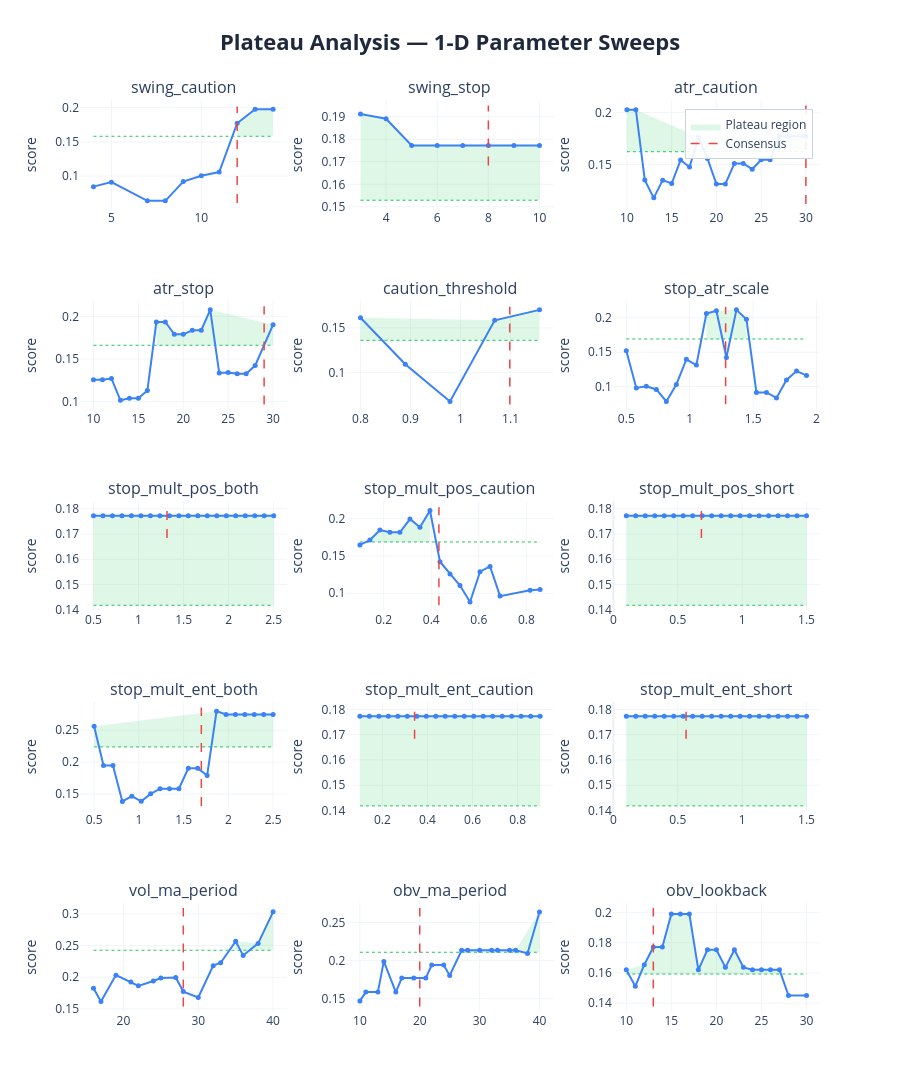

This figure's notebook cell:
### Markdown cell above
### 1-D sweep charts:
| Element | Meaning | Good | Bad |
|---------|---------|------|-----|
| **Blue curve** | Composite score at each value of the parameter, with all others held at consensus | Flat-topped curve — performance is insensitive to the exact value | Narrow spike — optimizer latched onto one specific value, everything nearby is worse |
| **Red dashed line** | Where the consensus value sits | On the flat top of the curve | On a steep slope or at the edge of a cliff |
| **Green dashed line** | Cutoff at 80% of peak score — the boundary between plateau and non-plateau | Blue curve stays above this line across most of the range | Blue curve dips below it quickly either side of the peak |
| **Green shading** | Plateau region — all values where the score stays within 20% of the peak | Wide green band spanning most of the range (robust) | Thin sliver or no shading at all (fragile/overfit) |

 If concensus on steep slope: parameter **REGIME SENSITIVE** - do not fix, backtests are disagreeing, want to fix parameters on flat top.

### Code cell
# ── visual sweep curves ───────────────────────────────────────────────────
plot_plateau_analysis(
    sweep_results    = sweep_results,
    consensus_params = results['consensus_params'],
    param_defs       = PARAM_DEFS,
    fixed_params     = FIXED_PARAMS,
    threshold        = 0.20,
    show             = False,
    save_html        = None,
)

### Figure 1 — Plotly figure (JSON) as saved in the notebook; plotly's stock layout.template omitted (floating-point values rounded to 4 significant figures)
{"data": [{"fill": "toself", "fillcolor": "rgba(34, 197, 94, 0.15)", "hoverinfo": "skip", "line": {"color": "rgba(0,0,0,0)"}, "name": "Plateau region", "showlegend": true, "type": "scatter", "x": [12, 13, 14, 14, 13, 12], "xaxis": "x", "y": [0.1772, 0.1977, 0.1977, 0.1582, 0.1582, 0.1582], "yaxis": "y"}, {"hoverinfo": "skip", "line": {"color": "#22c55e", "dash": "dot", "width": 1}, "mode": "lines", "showlegend": false, "type": "scatter", "x": [4, 14], "xaxis": "x", "y": [0.1582, 0.1582], "yaxis": "y"}, {"hovertemplate": "<b>swing_caution</b><br>Value: %{x:.4g}<br>Score: %{y:.4f}<br><extra></extra>", "line": {"color": "#3b82f6", "width": 2}, "marker": {"size": 5}, "mode": "lines+markers", "name": "swing_caution", "showlegend": false, "type": "scatter", "x": [4, 5, 7, 8, 9, 10, 11, 12, 13, 14], "xaxis": "x", "y": [0.08454, 0.09114, 0.06378, 0.06378, 0.09188, 0.1004, 0.1058, 0.1772, 0.1977, 0.1977], "yaxis": "y"}, {"hoverinfo": "skip", "line": {"color": "#ef4444", "dash": "dash", "width": 1.5}, "mode": "lines", "name": "Consensus", "showlegend": true, "type": "scatter", "x": [12, 12], "xaxis": "x", "y": [0.06059, 0.2017], "yaxis": "y"}, {"fill": "toself", "fillcolor": "rgba(34, 197, 94, 0.15)", "hoverinfo": "skip", "line": {"color": "rgba(0,0,0,0)"}, "name": "Plateau region", "showlegend": false, "type": "scatter", "x": [3, 4, 5, 6, 7, 8, 9, 10, 10, 9, 8, 7, 6, 5, 4, 3], "xaxis": "x2", "y": [0.1912, 0.1891, 0.1772, 0.1772, 0.1772, 0.1772, 0.1772, 0.1772, 0.1529, 0.1529, 0.1529, 0.1529, 0.1529, 0.1529, 0.1529, 0.1529], "yaxis": "y2"}, {"hoverinfo": "skip", "line": {"color": "#22c55e", "dash": "dot", "width": 1}, "mode": "lines", "showlegend": false, "type": "scatter", "x": [3, 10], "xaxis": "x2", "y": [0.1529, 0.1529], "yaxis": "y2"}, {"hovertemplate": "<b>swing_stop</b><br>Value: %{x:.4g}<br>Score: %{y:.4f}<br><extra></extra>", "line": {"color": "#3b82f6", "width": 2}, "marker": {"size": 5}, "mode": "lines+markers", "name": "swing_stop", "showlegend": false, "type": "scatter", "x": [3, 4, 5, 6, 7, 8, 9, 10], "xaxis": "x2", "y": [0.1912, 0.1891, 0.1772, 0.1772, 0.1772, 0.1772, 0.1772, 0.1772], "yaxis": "y2"}, {"hoverinfo": "skip", "line": {"color": "#ef4444", "dash": "dash", "width": 1.5}, "mode": "lines", "name": "Consensus", "showlegend": false, "type": "scatter", "x": [8, 8], "xaxis": "x2", "y": [0.1684, 0.195], "yaxis": "y2"}, {"fill": "toself", "fillcolor": "rgba(34, 197, 94, 0.15)", "hoverinfo": "skip", "line": {"color": "rgba(0,0,0,0)"}, "name": "Plateau region", "showlegend": false, "type": "scatter", "x": [10, 11, 18, 27, 28, 30, 30, 28, 27, 18, 11, 10], "xaxis": "x3", "y": [0.2027, 0.2028, 0.1762, 0.1772, 0.1772, 0.1772, 0.1623, 0.1623, 0.1623, 0.1623, 0.1623, 0.1623], "yaxis": "y3"}, {"hoverinfo": "skip", "line": {"color": "#22c55e", "dash": "dot", "width": 1}, "mode": "lines", "showlegend": false, "type": "scatter", "x": [10, 30], "xaxis": "x3", "y": [0.1623, 0.1623], "yaxis": "y3"}, {"hovertemplate": "<b>atr_caution</b><br>Value: %{x:.4g}<br>Score: %{y:.4f}<br><extra></extra>", "line": {"color": "#3b82f6", "width": 2}, "marker": {"size": 5}, "mode": "lines+markers", "name": "atr_caution", "showlegend": false, "type": "scatter", "x": [10, 11, 12, 13, 14, 15, 16, 17, 18, 19, 20, 21, 22, 23, 24, 25, 26, 27, 28, 30], "xaxis": "x3", "y": [0.2027, 0.2028, 0.1349, 0.1177, 0.1348, 0.1316, 0.1542, 0.1475, 0.1762, 0.1558, 0.131, 0.131, 0.1509, 0.1509, 0.1454, 0.1544, 0.1544, 0.1772, 0.1772, 0.1772], "yaxis": "y3"}, {"hoverinfo": "skip", "line": {"color": "#ef4444", "dash": "dash", "width": 1.5}, "mode": "lines", "name": "Consensus", "showlegend": false, "type": "scatter", "x": [30, 30], "xaxis": "x3", "y": [0.1118, 0.2069], "yaxis": "y3"}, {"fill": "toself", "fillcolor": "rgba(34, 197, 94, 0.15)", "hoverinfo": "skip", "line": {"color": "rgba(0,0,0,0)"}, "name": "Plateau region", "showlegend": false, "type": "scatter", "x": [17, 18, 19, 20, 21, 22, 23, 30, 30, 23, 22, 21, 20, 19, 18, 17], "xaxis": "x4", "y": [0.1934, 0.1934, 0.1789, 0.1789, 0.1838, 0.1838, 0.2077, 0.1903, 0.1662, 0.1662, 0.1662, 0.1662, 0.1662, 0.1662, 0.1662, 0.1662], "yaxis": "y4"}, {"hoverinfo": "skip", "line": {"color": "#22c55e", "dash": "dot", "width": 1}, "mode": "lines", "showlegend": false, "type": "scatter", "x": [10, 30], "xaxis": "x4", "y": [0.1662, 0.1662], "yaxis": "y4"}, {"hovertemplate": "<b>atr_stop</b><br>Value: %{x:.4g}<br>Score: %{y:.4f}<br><extra></extra>", "line": {"color": "#3b82f6", "width": 2}, "marker": {"size": 5}, "mode": "lines+markers", "name": "atr_stop", "showlegend": false, "type": "scatter", "x": [10, 11, 12, 13, 14, 15, 16, 17, 18, 19, 20, 21, 22, 23, 24, 25, 26, 27, 28, 30], "xaxis": "x4", "y": [0.1257, 0.1257, 0.1272, 0.1016, 0.1041, 0.1041, 0.113, 0.1934, 0.1934, 0.1789, 0.1789, 0.1838, 0.1838, 0.2077, 0.1337, 0.1343, 0.1327, 0.1327, 0.1424, 0.1903], "yaxis": "y4"}, {"hoverinfo": "skip", "line": {"color": "#ef4444", "dash": "dash", "width": 1.5}, "mode": "lines", "name": "Consensus", "showlegend": false, "type": "scatter", "x": [29, 29], "xaxis": "x4", "y": [0.09652, 0.2118], "yaxis": "y4"}, {"fill": "toself", "fillcolor": "rgba(34, 197, 94, 0.15)", "hoverinfo": "skip", "line": {"color": "rgba(0,0,0,0)"}, "name": "Plateau region", "showlegend": false, "type": "scatter", "x": [0.8, 1.068, 1.158, 1.158, 1.068, 0.8], "xaxis": "x5", "y": [0.1613, 0.1584, 0.1701, 0.1361, 0.1361, 0.1361], "yaxis": "y5"}, {"hoverinfo": "skip", "line": {"color": "#22c55e", "dash": "dot", "width": 1}, "mode": "lines", "showlegend": false, "type": "scatter", "x": [0.8, 1.158], "xaxis": "x5", "y": [0.1361, 0.1361], "yaxis": "y5"}, {"hovertemplate": "<b>caution_threshold</b><br>Value: %{x:.4g}<br>Score: %{y:.4f}<br><extra></extra>", "line": {"color": "#3b82f6", "width": 2}, "marker": {"size": 5}, "mode": "lines+markers", "name": "caution_threshold", "showlegend": false, "type": "scatter", "x": [0.8, 0.8895, 0.9789, 1.068, 1.158], "xaxis": "x5", "y": [0.1613, 0.1094, 0.06781, 0.1584, 0.1701], "yaxis": "y5"}, {"hoverinfo": "skip", "line": {"color": "#ef4444", "dash": "dash", "width": 1.5}, "mode": "lines", "name": "Consensus", "showlegend": false, "type": "scatter", "x": [1.099, 1.099], "xaxis": "x5", "y": [0.06442, 0.1735], "yaxis": "y5"}, {"fill": "toself", "fillcolor": "rgba(34, 197, 94, 0.15)", "hoverinfo": "skip", "line": {"color": "rgba(0,0,0,0)"}, "name": "Plateau region", "showlegend": false, "type": "scatter", "x": [1.132, 1.211, 1.368, 1.447, 1.447, 1.368, 1.211, 1.132], "xaxis": "x6", "y": [0.2063, 0.2103, 0.2116, 0.198, 0.1692, 0.1692, 0.1692, 0.1692], "yaxis": "y6"}, {"hoverinfo": "skip", "line": {"color": "#22c55e", "dash": "dot", "width": 1}, "mode": "lines", "showlegend": false, "type": "scatter", "x": [0.5, 1.921], "xaxis": "x6", "y": [0.1692, 0.1692], "yaxis": "y6"}, {"hovertemplate": "<b>stop_atr_scale</b><br>Value: %{x:.4g}<br>Score: %{y:.4f}<br><extra></extra>", "line": {"color": "#3b82f6", "width": 2}, "marker": {"size": 5}, "mode": "lines+markers", "name": "stop_atr_scale", "showlegend": false, "type": "scatter", "x": [0.5, 0.5789, 0.6579, 0.7368, 0.8158, 0.8947, 0.9737, 1.053, 1.132, 1.211, 1.289, 1.368, 1.447, 1.526, 1.605, 1.684, 1.763, 1.842, 1.921], "xaxis": "x6", "y": [0.1522, 0.09809, 0.1006, 0.09585, 0.07841, 0.1032, 0.1397, 0.1313, 0.2063, 0.2103, 0.1424, 0.2116, 0.198, 0.09152, 0.09152, 0.08347, 0.1097, 0.1226, 0.1163], "yaxis": "y6"}, {"hoverinfo": "skip", "line": {"color": "#ef4444", "dash": "dash", "width": 1.5}, "mode": "lines", "name": "Consensus", "showlegend": false, "type": "scatter", "x": [1.283, 1.283], "xaxis": "x6", "y": [0.07449, 0.2158], "yaxis": "y6"}, {"fill": "toself", "fillcolor": "rgba(34, 197, 94, 0.15)", "hoverinfo": "skip", "line": {"color": "rgba(0,0,0,0)"}, "name": "Plateau region", "showlegend": false, "type": "scatter", "x": [0.5, 0.6053, 0.7105, 0.8158, 0.9211, 1.026, 1.132, 1.237, 1.342, 1.447, 1.553, 1.658, 1.763, 1.868, 1.974, 2.079, 2.184, 2.289, 2.395, 2.5, 2.5, 2.395, 2.289, 2.184, 2.079, 1.974, 1.868, 1.763, 1.658, 1.553, 1.447, 1.342, 1.237, 1.132, 1.026, 0.9211, 0.8158, 0.7105, 0.6053, 0.5], "xaxis": "x7", "y": [0.1772, 0.1772, 0.1772, 0.1772, 0.1772, 0.1772, 0.1772, 0.1772, 0.1772, 0.1772, 0.1772, 0.1772, 0.1772, 0.1772, 0.1772, 0.1772, 0.1772, 0.1772, 0.1772, 0.1772, 0.1418, 0.1418, 0.1418, 0.1418, 0.1418, 0.1418, 0.1418, 0.1418, 0.1418, 0.1418, 0.1418, 0.1418, 0.1418, 0.1418, 0.1418, 0.1418, 0.1418, 0.1418, 0.1418, 0.1418], "yaxis": "y7"}, {"hoverinfo": "skip", "line": {"color": "#22c55e", "dash": "dot", "width": 1}, "mode": "lines", "showlegend": false, "type": "scatter", "x": [0.5, 2.5], "xaxis": "x7", "y": [0.1418, 0.1418], "yaxis": "y7"}, {"hovertemplate": "<b>stop_mult_pos_both</b><br>Value: %{x:.4g}<br>Score: %{y:.4f}<br><extra></extra>", "line": {"color": "#3b82f6", "width": 2}, "marker": {"size": 5}, "mode": "lines+markers", "name": "stop_mult_pos_both", "showlegend": false, "type": "scatter", "x": [0.5, 0.6053, 0.7105, 0.8158, 0.9211, 1.026, 1.132, 1.237, 1.342, 1.447, 1.553, 1.658, 1.763, 1.868, 1.974, 2.079, 2.184, 2.289, 2.395, 2.5], "xaxis": "x7", "y": [0.1772, 0.1772, 0.1772, 0.1772, 0.1772, 0.1772, 0.1772, 0.1772, 0.1772, 0.1772, 0.1772, 0.1772, 0.1772, 0.1772, 0.1772, 0.1772, 0.1772, 0.1772, 0.1772, 0.1772], "yaxis": "y7"}, {"hoverinfo": "skip", "line": {"color": "#ef4444", "dash": "dash", "width": 1.5}, "mode": "lines", "name": "Consensus", "showlegend": false, "type": "scatter", "x": [1.316, 1.316], "xaxis": "x7", "y": [0.1684, 0.1808], "yaxis": "y7"}, {"fill": "toself", "fillcolor": "rgba(34, 197, 94, 0.15)", "hoverinfo": "skip", "line": {"color": "rgba(0,0,0,0)"}, "name": "Plateau region", "showlegend": false, "type": "scatter", "x": [0.1421, 0.1842, 0.2263, 0.2684, 0.3105, 0.3526, 0.3947, 0.3947, 0.3526, 0.3105, 0.2684, 0.2263, 0.1842, 0.1421], "xaxis": "x8", "y": [0.1714, 0.1848, 0.1819, 0.1819, 0.1996, 0.1885, 0.211, 0.1688, 0.1688, 0.1688, 0.1688, 0.1688, 0.1688, 0.1688], "yaxis": "y8"}, {"hoverinfo": "skip", "line": {"color": "#22c55e", "dash": "dot", "width": 1}, "mode": "lines", "showlegend": false, "type": "scatter", "x": [0.1, 0.8579], "xaxis": "x8", "y": [0.1688, 0.1688], "yaxis": "y8"}, {"hovertemplate": "<b>stop_mult_pos_caution</b><br>Value: %{x:.4g}<br>Score: %{y:.4f}<br><extra></extra>", "line": {"color": "#3b82f6", "width": 2}, "marker": {"size": 5}, "mode": "lines+markers", "name": "stop_mult_pos_caution", "showlegend": false, "type": "scatter", "x": [0.1, 0.1421, 0.1842, 0.2263, 0.2684, 0.3105, 0.3526, 0.3947, 0.4368, 0.4789, 0.5211, 0.5632, 0.6053, 0.6474, 0.6895, 0.8158, 0.8579], "xaxis": "x8", "y": [0.1648, 0.1714, 0.1848, 0.1819, 0.1819, 0.1996, 0.1885, 0.211, 0.1424, 0.1258, 0.1104, 0.08832, 0.1289, 0.1359, 0.09615, 0.1041, 0.1051], "yaxis": "y8"}, {"hoverinfo": "skip", "line": {"color": "#ef4444", "dash": "dash", "width": 1.5}, "mode": "lines", "name": "Consensus", "showlegend": false, "type": "scatter", "x": [0.4324, 0.4324], "xaxis": "x8", "y": [0.08391, 0.2153], "yaxis": "y8"}, {"fill": "toself", "fillcolor": "rgba(34, 197, 94, 0.15)", "hoverinfo": "skip", "line": {"color": "rgba(0,0,0,0)"}, "name": "Plateau region", "showlegend": false, "type": "scatter", "x": [0.1, 0.1737, 0.2474, 0.3211, 0.3947, 0.4684, 0.5421, 0.6158, 0.6895, 0.7632, 0.8368, 0.9105, 0.9842, 1.058, 1.132, 1.205, 1.279, 1.353, 1.426, 1.5, 1.5, 1.426, 1.353, 1.279, 1.205, 1.132, 1.058, 0.9842, 0.9105, 0.8368, 0.7632, 0.6895, 0.6158, 0.5421, 0.4684, 0.3947, 0.3211, 0.2474, 0.1737, 0.1], "xaxis": "x9", "y": [0.1772, 0.1772, 0.1772, 0.1772, 0.1772, 0.1772, 0.1772, 0.1772, 0.1772, 0.1772, 0.1772, 0.1772, 0.1772, 0.1772, 0.1772, 0.1772, 0.1772, 0.1772, 0.1772, 0.1772, 0.1418, 0.1418, 0.1418, 0.1418, 0.1418, 0.1418, 0.1418, 0.1418, 0.1418, 0.1418, 0.1418, 0.1418, 0.1418, 0.1418, 0.1418, 0.1418, 0.1418, 0.1418, 0.1418, 0.1418], "yaxis": "y9"}, {"hoverinfo": "skip", "line": {"color": "#22c55e", "dash": "dot", "width": 1}, "mode": "lines", "showlegend": false, "type": "scatter", "x": [0.1, 1.5], "xaxis": "x9", "y": [0.1418, 0.1418], "yaxis": "y9"}, {"hovertemplate": "<b>stop_mult_pos_short</b><br>Value: %{x:.4g}<br>Score: %{y:.4f}<br><extra></extra>", "line": {"color": "#3b82f6", "width": 2}, "marker": {"size": 5}, "mode": "lines+markers", "name": "stop_mult_pos_short", "showlegend": false, "type": "scatter", "x": [0.1, 0.1737, 0.2474, 0.3211, 0.3947, 0.4684, 0.5421, 0.6158, 0.6895, 0.7632, 0.8368, 0.9105, 0.9842, 1.058, 1.132, 1.205, 1.279, 1.353, 1.426, 1.5], "xaxis": "x9", "y": [0.1772, 0.1772, 0.1772, 0.1772, 0.1772, 0.1772, 0.1772, 0.1772, 0.1772, 0.1772, 0.1772, 0.1772, 0.1772, 0.1772, 0.1772, 0.1772, 0.1772, 0.1772, 0.1772, 0.1772], "yaxis": "y9"}, {"hoverinfo": "skip", "line": {"color": "#ef4444", "dash": "dash", "width": 1.5}, "mode": "lines", "name": "Consensus", "showlegend": false, "type": "scatter", "x": [0.6835, 0.6835], "xaxis": "x9", "y": [0.1684, 0.1808], "yaxis": "y9"}, {"fill": "toself", "fillcolor": "rgba(34, 197, 94, 0.15)", "hoverinfo": "skip", "line": {"color": "rgba(0,0,0,0)"}, "name": "Plateau region", "showlegend": false, "type": "scatter", "x": [0.5, 1.868, 1.974, 2.079, 2.184, 2.289, 2.395, 2.5, 2.5, 2.395, 2.289, 2.184, 2.079, 1.974, 1.868, 0.5], "xaxis": "x10", "y": [0.2563, 0.2798, 0.2746, 0.2746, 0.2746, 0.2746, 0.2746, 0.2746, 0.2239, 0.2239, 0.2239, 0.2239, 0.2239, 0.2239, 0.2239, 0.2239], "yaxis": "y10"}, {"hoverinfo": "skip", "line": {"color": "#22c55e", "dash": "dot", "width": 1}, "mode": "lines", "showlegend": false, "type": "scatter", "x": [0.5, 2.5], "xaxis": "x10", "y": [0.2239, 0.2239], "yaxis": "y10"}, {"hovertemplate": "<b>stop_mult_ent_both</b><br>Value: %{x:.4g}<br>Score: %{y:.4f}<br><extra></extra>", "line": {"color": "#3b82f6", "width": 2}, "marker": {"size": 5}, "mode": "lines+markers", "name": "stop_mult_ent_both", "showlegend": false, "type": "scatter", "x": [0.5, 0.6053, 0.7105, 0.8158, 0.9211, 1.026, 1.132, 1.237, 1.342, 1.447, 1.553, 1.658, 1.763, 1.868, 1.974, 2.079, 2.184, 2.289, 2.395, 2.5], "xaxis": "x10", "y": [0.2563, 0.1948, 0.1948, 0.1385, 0.1467, 0.1388, 0.1504, 0.1586, 0.1586, 0.1586, 0.1903, 0.1903, 0.1792, 0.2798, 0.2746, 0.2746, 0.2746, 0.2746, 0.2746, 0.2746], "yaxis": "y10"}, {"hoverinfo": "skip", "line": {"color": "#ef4444", "dash": "dash", "width": 1.5}, "mode": "lines", "name": "Consensus", "showlegend": false, "type": "scatter", "x": [1.698, 1.698], "xaxis": "x10", "y": [0.1316, 0.2854], "yaxis": "y10"}, {"fill": "toself", "fillcolor": "rgba(34, 197, 94, 0.15)", "hoverinfo": "skip", "line": {"color": "rgba(0,0,0,0)"}, "name": "Plateau region", "showlegend": false, "type": "scatter", "x": [0.1, 0.1421, 0.1842, 0.2263, 0.2684, 0.3105, 0.3526, 0.3947, 0.4368, 0.4789, 0.5211, 0.5632, 0.6053, 0.6474, 0.6895, 0.7316, 0.7737, 0.8158, 0.8579, 0.9, 0.9, 0.8579, 0.8158, 0.7737, 0.7316, 0.6895, 0.6474, 0.6053, 0.5632, 0.5211, 0.4789, 0.4368, 0.3947, 0.3526, 0.3105, 0.2684, 0.2263, 0.1842, 0.1421, 0.1], "xaxis": "x11", "y": [0.1772, 0.1772, 0.1772, 0.1772, 0.1772, 0.1772, 0.1772, 0.1772, 0.1772, 0.1772, 0.1772, 0.1772, 0.1772, 0.1772, 0.1772, 0.1772, 0.1772, 0.1772, 0.1772, 0.1772, 0.1418, 0.1418, 0.1418, 0.1418, 0.1418, 0.1418, 0.1418, 0.1418, 0.1418, 0.1418, 0.1418, 0.1418, 0.1418, 0.1418, 0.1418, 0.1418, 0.1418, 0.1418, 0.1418, 0.1418], "yaxis": "y11"}, {"hoverinfo": "skip", "line": {"color": "#22c55e", "dash": "dot", "width": 1}, "mode": "lines", "showlegend": false, "type": "scatter", "x": [0.1, 0.9], "xaxis": "x11", "y": [0.1418, 0.1418], "yaxis": "y11"}, {"hovertemplate": "<b>stop_mult_ent_caution</b><br>Value: %{x:.4g}<br>Score: %{y:.4f}<br><extra></extra>", "line": {"color": "#3b82f6", "width": 2}, "marker": {"size": 5}, "mode": "lines+markers", "name": "stop_mult_ent_caution", "showlegend": false, "type": "scatter", "x": [0.1, 0.1421, 0.1842, 0.2263, 0.2684, 0.3105, 0.3526, 0.3947, 0.4368, 0.4789, 0.5211, 0.5632, 0.6053, 0.6474, 0.6895, 0.7316, 0.7737, 0.8158, 0.8579, 0.9], "xaxis": "x11", "y": [0.1772, 0.1772, 0.1772, 0.1772, 0.1772, 0.1772, 0.1772, 0.1772, 0.1772, 0.1772, 0.1772, 0.1772, 0.1772, 0.1772, 0.1772, 0.1772, 0.1772, 0.1772, 0.1772, 0.1772], "yaxis": "y11"}, {"hoverinfo": "skip", "line": {"color": "#ef4444", "dash": "dash", "width": 1.5}, "mode": "lines", "name": "Consensus", "showlegend": false, "type": "scatter", "x": [0.3428, 0.3428], "xaxis": "x11", "y": [0.1684, 0.1808], "yaxis": "y11"}, {"fill": "toself", "fillcolor": "rgba(34, 197, 94, 0.15)", "hoverinfo": "skip", "line": {"color": "rgba(0,0,0,0)"}, "name": "Plateau region", "showlegend": false, "type": "scatter", "x": [0.1, 0.1737, 0.2474, 0.3211, 0.3947, 0.4684, 0.5421, 0.6158, 0.6895, 0.7632, 0.8368, 0.9105, 0.9842, 1.058, 1.132, 1.205, 1.279, 1.353, 1.426, 1.5, 1.5, 1.426, 1.353, 1.279, 1.205, 1.132, 1.058, 0.9842, 0.9105, 0.8368, 0.7632, 0.6895, 0.6158, 0.5421, 0.4684, 0.3947, 0.3211, 0.2474, 0.1737, 0.1], "xaxis": "x12", "y": [0.1772, 0.1772, 0.1772, 0.1772, 0.1772, 0.1772, 0.1772, 0.1772, 0.1772, 0.1772, 0.1772, 0.1772, 0.1772, 0.1772, 0.1772, 0.1772, 0.1772, 0.1772, 0.1772, 0.1772, 0.1418, 0.1418, 0.1418, 0.1418, 0.1418, 0.1418, 0.1418, 0.1418, 0.1418, 0.1418, 0.1418, 0.1418, 0.1418, 0.1418, 0.1418, 0.1418, 0.1418, 0.1418, 0.1418, 0.1418], "yaxis": "y12"}, {"hoverinfo": "skip", "line": {"color": "#22c55e", "dash": "dot", "width": 1}, "mode": "lines", "showlegend": false, "type": "scatter", "x": [0.1, 1.5], "xaxis": "x12", "y": [0.1418, 0.1418], "yaxis": "y12"}, {"hovertemplate": "<b>stop_mult_ent_short</b><br>Value: %{x:.4g}<br>Score: %{y:.4f}<br><extra></extra>", "line": {"color": "#3b82f6", "width": 2}, "marker": {"size": 5}, "mode": "lines+markers", "name": "stop_mult_ent_short", "showlegend": false, "type": "scatter", "x": [0.1, 0.1737, 0.2474, 0.3211, 0.3947, 0.4684, 0.5421, 0.6158, 0.6895, 0.7632, 0.8368, 0.9105, 0.9842, 1.058, 1.132, 1.205, 1.279, 1.353, 1.426, 1.5], "xaxis": "x12", "y": [0.1772, 0.1772, 0.1772, 0.1772, 0.1772, 0.1772, 0.1772, 0.1772, 0.1772, 0.1772, 0.1772, 0.1772, 0.1772, 0.1772, 0.1772, 0.1772, 0.1772, 0.1772, 0.1772, 0.1772], "yaxis": "y12"}, {"hoverinfo": "skip", "line": {"color": "#ef4444", "dash": "dash", "width": 1.5}, "mode": "lines", "name": "Consensus", "showlegend": false, "type": "scatter", "x": [0.5643, 0.5643], "xaxis": "x12", "y": [0.1684, 0.1808], "yaxis": "y12"}, {"fill": "toself", "fillcolor": "rgba(34, 197, 94, 0.15)", "hoverinfo": "skip", "line": {"color": "rgba(0,0,0,0)"}, "name": "Plateau region", "showlegend": false, "type": "scatter", "x": [35, 38, 40, 40, 38, 35], "xaxis": "x13", "y": [0.2566, 0.2534, 0.3032, 0.2425, 0.2425, 0.2425], "yaxis": "y13"}, {"hoverinfo": "skip", "line": {"color": "#22c55e", "dash": "dot", "width": 1}, "mode": "lines", "showlegend": false, "type": "scatter", "x": [16, 40], "xaxis": "x13", "y": [0.2425, 0.2425], "yaxis": "y13"}, {"hovertemplate": "<b>vol_ma_period</b><br>Value: %{x:.4g}<br>Score: %{y:.4f}<br><extra></extra>", "line": {"color": "#3b82f6", "width": 2}, "marker": {"size": 5}, "mode": "lines+markers", "name": "vol_ma_period", "showlegend": false, "type": "scatter", "x": [16, 17, 19, 21, 22, 24, 25, 27, 28, 30, 32, 33, 35, 36, 38, 40], "xaxis": "x13", "y": [0.1827, 0.1617, 0.2032, 0.1925, 0.1863, 0.194, 0.1987, 0.1995, 0.1772, 0.1679, 0.2182, 0.2228, 0.2566, 0.2344, 0.2534, 0.3032], "yaxis": "y13"}, {"hoverinfo": "skip", "line": {"color": "#ef4444", "dash": "dash", "width": 1.5}, "mode": "lines", "name": "Consensus", "showlegend": false, "type": "scatter", "x": [28, 28], "xaxis": "x13", "y": [0.1537, 0.3092], "yaxis": "y13"}, {"fill": "toself", "fillcolor": "rgba(34, 197, 94, 0.15)", "hoverinfo": "skip", "line": {"color": "rgba(0,0,0,0)"}, "name": "Plateau region", "showlegend": false, "type": "scatter", "x": [27, 28, 30, 32, 33, 35, 36, 40, 40, 36, 35, 33, 32, 30, 28, 27], "xaxis": "x14", "y": [0.2136, 0.2136, 0.2136, 0.2136, 0.2136, 0.2136, 0.2136, 0.2639, 0.2111, 0.2111, 0.2111, 0.2111, 0.2111, 0.2111, 0.2111, 0.2111], "yaxis": "y14"}, {"hoverinfo": "skip", "line": {"color": "#22c55e", "dash": "dot", "width": 1}, "mode": "lines", "showlegend": false, "type": "scatter", "x": [10, 40], "xaxis": "x14", "y": [0.2111, 0.2111], "yaxis": "y14"}, {"hovertemplate": "<b>obv_ma_period</b><br>Value: %{x:.4g}<br>Score: %{y:.4f}<br><extra></extra>", "line": {"color": "#3b82f6", "width": 2}, "marker": {"size": 5}, "mode": "lines+markers", "name": "obv_ma_period", "showlegend": false, "type": "scatter", "x": [10, 11, 13, 14, 16, 17, 19, 21, 22, 24, 25, 27, 28, 30, 32, 33, 35, 36, 38, 40], "xaxis": "x14", "y": [0.1472, 0.1588, 0.1588, 0.1991, 0.1588, 0.1772, 0.1772, 0.1772, 0.1944, 0.1944, 0.1806, 0.2136, 0.2136, 0.2136, 0.2136, 0.2136, 0.2136, 0.2136, 0.2096, 0.2639], "yaxis": "y14"}, {"hoverinfo": "skip", "line": {"color": "#ef4444", "dash": "dash", "width": 1.5}, "mode": "lines", "name": "Consensus", "showlegend": false, "type": "scatter", "x": [20, 20], "xaxis": "x14", "y": [0.1399, 0.2692], "yaxis": "y14"}, {"fill": "toself", "fillcolor": "rgba(34, 197, 94, 0.15)", "hoverinfo": "skip", "line": {"color": "rgba(0,0,0,0)"}, "name": "Plateau region", "showlegend": false, "type": "scatter", "x": [10, 12, 13, 14, 15, 16, 17, 18, 19, 20, 21, 22, 23, 24, 25, 26, 27, 27, 26, 25, 24, 23, 22, 21, 20, 19, 18, 17, 16, 15, 14, 13, 12, 10], "xaxis": "x15", "y": [0.1621, 0.1655, 0.1772, 0.1772, 0.1991, 0.1991, 0.1991, 0.1621, 0.1754, 0.1754, 0.1638, 0.1754, 0.1638, 0.1621, 0.1621, 0.1621, 0.1621, 0.1593, 0.1593, 0.1593, 0.1593, 0.1593, 0.1593, 0.1593, 0.1593, 0.1593, 0.1593, 0.1593, 0.1593, 0.1593, 0.1593, 0.1593, 0.1593, 0.1593], "yaxis": "y15"}, {"hoverinfo": "skip", "line": {"color": "#22c55e", "dash": "dot", "width": 1}, "mode": "lines", "showlegend": false, "type": "scatter", "x": [10, 30], "xaxis": "x15", "y": [0.1593, 0.1593], "yaxis": "y15"}, {"hovertemplate": "<b>obv_lookback</b><br>Value: %{x:.4g}<br>Score: %{y:.4f}<br><extra></extra>", "line": {"color": "#3b82f6", "width": 2}, "marker": {"size": 5}, "mode": "lines+markers", "name": "obv_lookback", "showlegend": false, "type": "scatter", "x": [10, 11, 12, 13, 14, 15, 16, 17, 18, 19, 20, 21, 22, 23, 24, 25, 26, 27, 28, 30], "xaxis": "x15", "y": [0.1621, 0.1512, 0.1655, 0.1772, 0.1772, 0.1991, 0.1991, 0.1991, 0.1621, 0.1754, 0.1754, 0.1638, 0.1754, 0.1638, 0.1621, 0.1621, 0.1621, 0.1621, 0.145, 0.145], "yaxis": "y15"}, {"hoverinfo": "skip", "line": {"color": "#ef4444", "dash": "dash", "width": 1.5}, "mode": "lines", "name": "Consensus", "showlegend": false, "type": "scatter", "x": [13, 13], "xaxis": "x15", "y": [0.1378, 0.2031], "yaxis": "y15"}], "layout": {"annotations": [{"font": {"size": 16}, "showarrow": false, "text": "swing_caution", "x": 0.14, "xanchor": "center", "xref": "paper", "y": 1, "yanchor": "bottom", "yref": "paper"}, {"font": {"size": 16}, "showarrow": false, "text": "swing_stop", "x": 0.5, "xanchor": "center", "xref": "paper", "y": 1, "yanchor": "bottom", "yref": "paper"}, {"font": {"size": 16}, "showarrow": false, "text": "atr_caution", "x": 0.86, "xanchor": "center", "xref": "paper", "y": 1, "yanchor": "bottom", "yref": "paper"}, {"font": {"size": 16}, "showarrow": false, "text": "atr_stop", "x": 0.14, "xanchor": "center", "xref": "paper", "y": 0.78, "yanchor": "bottom", "yref": "paper"}, {"font": {"size": 16}, "showarrow": false, "text": "caution_threshold", "x": 0.5, "xanchor": "center", "xref": "paper", "y": 0.78, "yanchor": "bottom", "yref": "paper"}, {"font": {"size": 16}, "showarrow": false, "text": "stop_atr_scale", "x": 0.86, "xanchor": "center", "xref": "paper", "y": 0.78, "yanchor": "bottom", "yref": "paper"}, {"font": {"size": 16}, "showarrow": false, "text": "stop_mult_pos_both", "x": 0.14, "xanchor": "center", "xref": "paper", "y": 0.56, "yanchor": "bottom", "yref": "paper"}, {"font": {"size": 16}, "showarrow": false, "text": "stop_mult_pos_caution", "x": 0.5, "xanchor": "center", "xref": "paper", "y": 0.56, "yanchor": "bottom", "yref": "paper"}, {"font": {"size": 16}, "showarrow": false, "text": "stop_mult_pos_short", "x": 0.86, "xanchor": "center", "xref": "paper", "y": 0.56, "yanchor": "bottom", "yref": "paper"}, {"font": {"size": 16}, "showarrow": false, "text": "stop_mult_ent_both", "x": 0.14, "xanchor": "center", "xref": "paper", "y": 0.34, "yanchor": "bottom", "yref": "paper"}, {"font": {"size": 16}, "showarrow": false, "text": "stop_mult_ent_caution", "x": 0.5, "xanchor": "center", "xref": "paper", "y": 0.34, "yanchor": "bottom", "yref": "paper"}, {"font": {"size": 16}, "showarrow": false, "text": "stop_mult_ent_short", "x": 0.86, "xanchor": "center", "xref": "paper", "y": 0.34, "yanchor": "bottom", "yref": "paper"}, {"font": {"size": 16}, "showarrow": false, "text": "vol_ma_period", "x": 0.14, "xanchor": "center", "xref": "paper", "y": 0.12, "yanchor": "bottom", "yref": "paper"}, {"font": {"size": 16}, "showarrow": false, "text": "obv_ma_period", "x": 0.5, "xanchor": "center", "xref": "paper", "y": 0.12, "yanchor": "bottom", "yref": "paper"}, {"font": {"size": 16}, "showarrow": false, "text": "obv_lookback", "x": 0.86, "xanchor": "center", "xref": "paper", "y": 0.12, "yanchor": "bottom", "yref": "paper"}], "height": 1500, "legend": {"bgcolor": "rgba(255, 255, 255, 0.9)", "bordercolor": "#cbd5e1", "borderwidth": 1, "x": 0.99, "xanchor": "right", "y": 0.99, "yanchor": "top"}, "title": {"font": {"color": "#1E293B", "size": 22}, "text": "<b>Plateau Analysis — 1-D Parameter Sweeps</b>", "x": 0.5, "xanchor": "center"}, "xaxis": {"anchor": "y", "domain": [0, 0.28], "gridcolor": "#f1f5f9", "gridwidth": 1, "showgrid": true}, "xaxis10": {"anchor": "y10", "domain": [0, 0.28], "gridcolor": "#f1f5f9", "gridwidth": 1, "showgrid": true}, "xaxis11": {"anchor": "y11", "domain": [0.36, 0.64], "gridcolor": "#f1f5f9", "gridwidth": 1, "showgrid": true}, "xaxis12": {"anchor": "y12", "domain": [0.72, 1], "gridcolor": "#f1f5f9", "gridwidth": 1, "showgrid": true}, "xaxis13": {"anchor": "y13", "domain": [0, 0.28], "gridcolor": "#f1f5f9", "gridwidth": 1, "showgrid": true}, "xaxis14": {"anchor": "y14", "domain": [0.36, 0.64], "gridcolor": "#f1f5f9", "gridwidth": 1, "showgrid": true}, "xaxis15": {"anchor": "y15", "domain": [0.72, 1], "gridcolor": "#f1f5f9", "gridwidth": 1, "showgrid": true}, "xaxis2": {"anchor": "y2", "domain": [0.36, 0.64], "gridcolor": "#f1f5f9", "gridwidth": 1, "showgrid": true}, "xaxis3": {"anchor": "y3", "domain": [0.72, 1], "gridcolor": "#f1f5f9", "gridwidth": 1, "showgrid": true}, "xaxis4": {"anchor": "y4", "domain": [0, 0.28], "gridcolor": "#f1f5f9", "gridwidth": 1, "showgrid": true}, "xaxis5": {"anchor": "y5", "domain": [0.36, 0.64], "gridcolor": "#f1f5f9", "gridwidth": 1, "showgrid": true}, "xaxis6": {"anchor": "y6", "domain": [0.72, 1], "gridcolor": "#f1f5f9", "gridwidth": 1, "showgrid": true}, "xaxis7": {"anchor": "y7", "domain": [0, 0.28], "gridcolor": "#f1f5f9", "gridwidth": 1, "showgrid": true}, "xaxis8": {"anchor": "y8", "domain": [0.36, 0.64], "gridcolor": "#f1f5f9", "gridwidth": 1, "showgrid": true}, "xaxis9": {"anchor": "y9", "domain": [0.72, 1], "gridcolor": "#f1f5f9", "gridwidth": 1, "showgrid": true}, "yaxis": {"anchor": "x", "domain": [0.88, 1], "gridcolor": "#f1f5f9", "gridwidth": 1, "showgrid": true, "title": {"text": "score"}}, "yaxis10": {"anchor": "x10", "domain": [0.22, 0.34], "gridcolor": "#f1f5f9", "gridwidth": 1, "showgrid": true, "title": {"text": "score"}}, "yaxis11": {"anchor": "x11", "domain": [0.22, 0.34], "gridcolor": "#f1f5f9", "gridwidth": 1, "showgrid": true, "title": {"text": "score"}}, "yaxis12": {"anchor": "x12", "domain": [0.22, 0.34], "gridcolor": "#f1f5f9", "gridwidth": 1, "showgrid": true, "title": {"text": "score"}}, "yaxis13": {"anchor": "x13", "domain": [0, 0.12], "gridcolor": "#f1f5f9", "gridwidth": 1, "showgrid": true, "title": {"text": "score"}}, "yaxis14": {"anchor": "x14", "domain": [0, 0.12], "gridcolor": "#f1f5f9", "gridwidth": 1, "showgrid": true, "title": {"text": "score"}}, "yaxis15": {"anchor": "x15", "domain": [0, 0.12], "gridcolor": "#f1f5f9", "gridwidth": 1, "showgrid": true, "title": {"text": "score"}}, "yaxis2": {"anchor": "x2", "domain": [0.88, 1], "gridcolor": "#f1f5f9", "gridwidth": 1, "showgrid": true, "title": {"text": "score"}}, "yaxis3": {"anchor": "x3", "domain": [0.88, 1], "gridcolor": "#f1f5f9", "gridwidth": 1, "showgrid": true, "title": {"text": "score"}}, "yaxis4": {"anchor": "x4", "domain": [0.66, 0.78], "gridcolor": "#f1f5f9", "gridwidth": 1, "showgrid": true, "title": {"text": "score"}}, "yaxis5": {"anchor": "x5", "domain": [0.66, 0.78], "gridcolor": "#f1f5f9", "gridwidth": 1, "showgrid": true, "title": {"text": "score"}}, "yaxis6": {"anchor": "x6", "domain": [0.66, 0.78], "gridcolor": "#f1f5f9", "gridwidth": 1, "showgrid": true, "title": {"text": "score"}}, "yaxis7": {"anchor": "x7", "domain": [0.44, 0.56], "gridcolor": "#f1f5f9", "gridwidth": 1, "showgrid": true, "title": {"text": "score"}}, "yaxis8": {"anchor": "x8", "domain": [0.44, 0.56], "gridcolor": "#f1f5f9", "gridwidth": 1, "showgrid": true, "title": {"text": "score"}}, "yaxis9": {"anchor": "x9", "domain": [0.44, 0.56], "gridcolor": "#f1f5f9", "gridwidth": 1, "showgrid": true, "title": {"text": "score"}}}}
